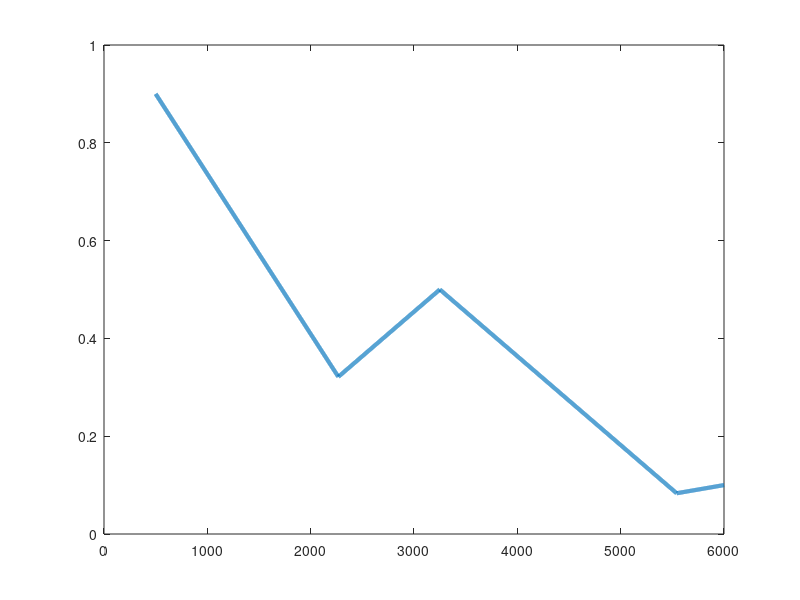

The MATLAB source for this figure:
%TRABALHO 01 QUESTÃO 01
%JOSÉ ANAHELTON SOUSA FONTELES - 356721

%{
ENUNCIADO QUESTÃO 1:
Construa um programa baseado em lógica fuzzy (inferência de Mamdani) conforme
as regras disponibilizadas no Exercício 18 do livro “Inteligência Computacional
Aplicada à Administração, Economia e Engenharia em Matlab”, Hime Aguiar e
Oliveira Junior (Coordenadores), Caldeira, A. M.; Machado, M. A. S.; Sousa, R. C.;
Tanscheit, R.; Thomson Learning, 2007. O programa deverá solicitar as entradas ao
usuário e exibir a saída produzida.
%}

%{
REGRAS
Regra 1 Se a temperatua é pequeno e o preço é baixo, então o consumo é grande. 
Regra 2 Se a temperatua é pequeno e o preço é médio, então o consumo é médio.
Regra 3 Se a temperatua é pequeno e o preço é alto, então o consumo é pequeno.
Regra 4 Se a temperatua é média e o preço é baixo, então o consumo é grande.
Regra 5 Se a temperatua é média e o preço é médio, então o consumo é médio.
Regra 6 Se a temperatua é média e o preço é alto, então o consumo é pequeno.
Regra 7 Se a temperatua é alta e o preço é baixo, então o consumo é grande.
Regra 8 Se a temperatua é alta e o preço é médio, então o consumo é médio.
Regra 9 Se a temperatua é alta e o preço é alto, então o consumo é pequeno.
%}

%{
Temperatura 15 a 45 graus
15 <= baixa < 30
30 = média
30 < alta <=45

Preço 1 a 6
1 <= baixo < 3.05
3.05 = médio
3.05 < alto <= 6

Consumo 500 a 6000
500 <= pequeno < 3250
3250 == médio 
3250 < grande <= 6000
%}

%{
***************************************************************************
*                        TEMPERATURA AMBIENTE                             *
***************************************************************************
%}

clc;
%Recebe os valores, definidos de 15 a 45, do usuário
Temperatura = input("Digite um número de 15 a 45 graus para a temperatura do refrigerante: "); 
%Teste para verificar se foi digitado um valor válido
if(Temperatura > 45 || Temperatura < 15 ) 
    Temperatura = input("Valor inválido, por favor digite um valor entre 15 e 45 graus: \n");
end

% Definindo os Conjuntos Nebulosos e as funções de Pertinência:
% Conjuntos Nebulosos relacionados a Temperatura %

%Temperatura Baixa
if(Temperatura >= 15 && Temperatura < 30 ) 
    Baixa = (((-1)*Temperatura)/15) + 1;
    fprintf("A Temperatura de valor (%.2f) tem valor de pertinencia BAIXO igual a:%3f\n ",Temperatura,Baixa);
else
    Baixa = 0.0;
    fprintf("A Temperatura de valor (%.2f) tem valor de pertinencia BAIXO igual a:%3f\n ",Temperatura,Baixa);
end

%Temperatura Média
if(Temperatura == 30) 
    Media = (Temperatura)/30 + 1;
    fprintf("A Temperatura de valor (%.2f)tem valor de pertinencia MEDIA igual a:%3f\n ",Temperatura,Media);
else 
    Media = 0.0;
    fprintf("A Temperatura de valor (%.2f)tem valor de pertinencia MEDIA igual a:%3f\n ",Temperatura,Media);
end

%Temperatura Alta
if(Temperatura > 30 && Temperatura <= 45 ) 
    Alta = (Temperatura)/15 - 30/15;
    fprintf("A Temperatura de valor (%.2f)tem valor de pertinencia ALTA igual a:%3f\n ",Temperatura,Alta);
else
    Alta = 0.0;
    fprintf("A Temperatura de valor (%.2f)tem valor de pertinencia ALTA igual a:%3f\n ",Temperatura,Alta);
end

fprintf("\n");
fprintf("\n");

%{
***************************************************************************
*                           PREÇO UNITÁRIO                                *
***************************************************************************
%}
%Recebe os valores, definidos de 1 a 6, do usuário
Preco = input("Digite um número de 1 a 6 para o Preco unitario do refrigerante: ");
%Teste para verificar se foi digitado um valor válido
if(Preco > 6 || Preco < 1 ) 
    Preco = input("Valor inválido, por favor digite um valor entre 1 e 6: \n");
end

%Preço baixo
if(Preco >= 1 && Preco < 3.05) 
    Baixo = (((-1)*Preco)/2.05) - 1/2.05;
    fprintf("o Preco unitario de valor (%.2f) tem valor de pertinencia BAIXO igual a:%3f\n ",Preco,Baixo);
else
    Baixo = 0.0;
    fprintf("o Preco unitario de valor (%.2f) tem valor de pertinencia BAIXO igual a:%3f\n ",Preco,Baixo);
end

%Preço médio
if(Preco == 3.05) 
    Medio = (Preco)/3.05 + 1; 
    fprintf("o Preco unitario de valor (%.2f)tem valor de pertinencia MEDIA igual a:%3f\n ",Preco, Medio);
else 
    Medio = 0.0;
    fprintf("o Preco unitario de valor (%.2f)tem valor de pertinencia MEDIA igual a:%3f\n ",Preco, Medio);
end

%Preço alto
if(Preco > 3.05 && Preco <= 6) 
    Alto = (Preco)/2.95 - 3.05/2.95;
    fprintf("o Preco unitario de valor (%.2f)tem valor de pertinencia ALTA igual a:%3f\n ",Preco, Alto);
else
    Alto = 0.0;
    fprintf("o Preco unitario de valor (%.2f)tem valor de pertinencia ALTA igual a:%3f\n ",Preco, Alto);
end

fprintf("\n"); 

%{
***************************************************************************
*                               REGRAS                                    *
***************************************************************************
%}

%Regra 1 Se a temperatua é pequeno e o preço é baixo, então o consumo é grande. 
if((Temperatura >= 15 && Temperatura < 30) && (Preco >= 1 && Preco < 3.05)) 
    fprintf("De acordo com a Regra 1 o consumo será GRANDE");
%Regra 2 Se a temperatua é pequeno e o preço é médio, então o consumo é médio.    
elseif((Temperatura >= 15 && Temperatura < 30) && (Preco == 3.05))
    fprintf("De acordo com a Regra 2 o consumo será MÉDIO");
% Regra 3 Se a temperatua é pequeno e o preço é alto, então o consumo é pequeno.  
elseif((Temperatura >= 15 && Temperatura < 30) && (Preco >3.05 && Preco <= 6))
    fprintf("De acordo com a Regra 3 o consumo será PEQUENO");    
% Regra 4 Se a temperatua é média e o preço é baixo, então o consumo é grande.
elseif((Temperatura == 30) && (Preco >= 1 && Preco < 3.05))
    fprintf("De acordo com a Regra 4 o consumo será GRANDE");    
% Regra 5 Se a temperatua é média e o preço é médio, então o consumo é médio.
elseif((Temperatura == 30) && (Preco == 3.05))
    fprintf("De acordo com a Regra 5 o consumo será MÉDIO");     
% Regra 6 Se a temperatua é média e o preço é alto, então o consumo é pequeno.
elseif((Temperatura == 30) && (Preco >3.05 && Preco <= 6))
    fprintf("De acordo com a Regra 6 o consumo será PEQUENO");   
% Regra 7 Se a temperatua é alta e o preço é baixo, então o consumo é grande.
elseif((Temperatura > 30 && Temperatura <= 45) && (Preco >= 1 && Preco < 3.05))
    fprintf("De acordo com a Regra 7 o consumo será GRANDE");    
% Regra 8 Se a temperatua é alta e o preço é médio, então o consumo é médio.
elseif((Temperatura > 30 && Temperatura <= 45) && (Preco == 3.05))
    fprintf("De acordo com a Regra 8 o consumo será MÉDIO");    
% Regra 9 Se a temperatua é alta e o preço é alto, então o consumo é pequeno. 
elseif((Temperatura > 30 && Temperatura <= 45) && (Preco >3.05 && Preco <= 6))
    fprintf("De acordo com a Regra 9 o consumo será PEQUENO"); 
end
fprintf("\n");

consumo = 500:1:6000;
c_pequeno = trimf(consumo,[-2250 500 3250]);
c_medio = trimf(consumo,[500 3250 6000]);
c_grande = trimf(consumo,[3250 6000 8750]);
mf = max(0.5*c_medio,max(0.9*c_pequeno,0.1*c_grande));

plot(consumo,mf,'LineWidth',3);

soma = 0;  
div = 0;
%Calculo do centroide para defuzzification 
for i=1:1:5500
     soma = soma + ((mf(i)*i));
     div = div + (mf(i));      
end
total = (soma/div);   
fprintf("O Valor do consumo será igual a: %.0f\n", total);   


